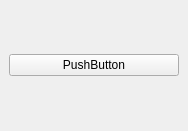
<?xml version="1.0" encoding="UTF-8"?>
<ui version="4.0">
 <class>MainWindow</class>
 <widget class="QMainWindow" name="MainWindow">
  <property name="geometry">
   <rect>
    <x>0</x>
    <y>0</y>
    <width>188</width>
    <height>131</height>
   </rect>
  </property>
  <property name="windowTitle">
   <string>MainWindow</string>
  </property>
  <widget class="QWidget" name="centralwidget">
   <layout class="QHBoxLayout" name="horizontalLayout_5">
    <item>
     <widget class="QPushButton" name="pushButton">
      <property name="text">
       <string>PushButton</string>
      </property>
     </widget>
    </item>
   </layout>
  </widget>
 </widget>
 <resources/>
 <connections/>
</ui>
